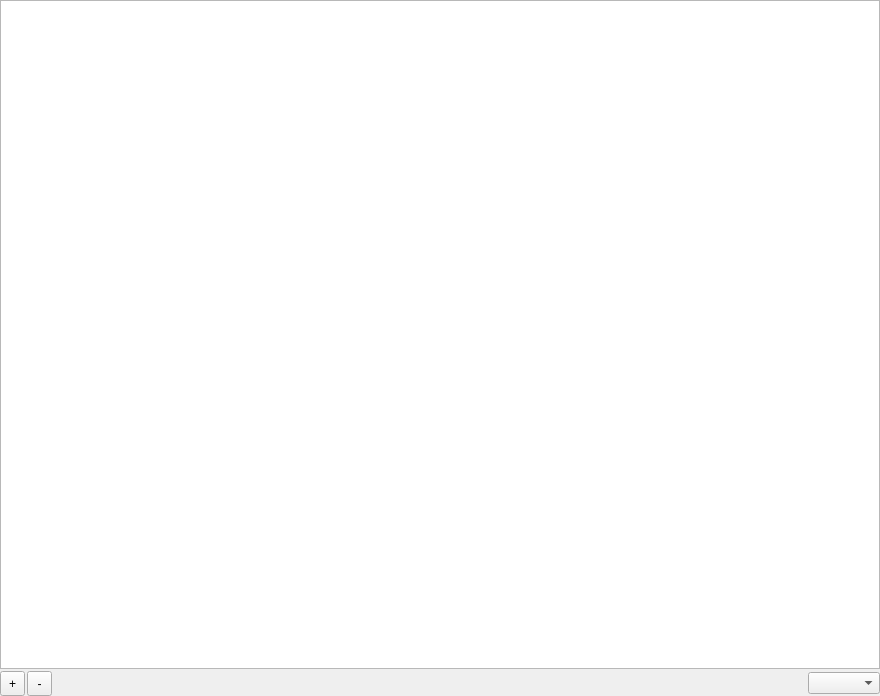
<?xml version="1.0" encoding="UTF-8"?>
<ui version="4.0">
 <class>FilesetDependenciesWidget</class>
 <widget class="QWidget" name="FilesetDependenciesWidget">
  <property name="geometry">
   <rect>
    <x>0</x>
    <y>0</y>
    <width>880</width>
    <height>696</height>
   </rect>
  </property>
  <property name="windowTitle">
   <string>Form</string>
  </property>
  <layout class="QVBoxLayout" name="verticalLayout_3">
   <property name="spacing">
    <number>2</number>
   </property>
   <property name="leftMargin">
    <number>0</number>
   </property>
   <property name="topMargin">
    <number>0</number>
   </property>
   <property name="rightMargin">
    <number>0</number>
   </property>
   <property name="bottomMargin">
    <number>0</number>
   </property>
   <item>
    <widget class="QStackedWidget" name="stackedWidget">
     <property name="currentIndex">
      <number>0</number>
     </property>
     <widget class="QWidget" name="page">
      <layout class="QVBoxLayout" name="verticalLayout">
       <property name="leftMargin">
        <number>0</number>
       </property>
       <property name="topMargin">
        <number>0</number>
       </property>
       <property name="rightMargin">
        <number>0</number>
       </property>
       <property name="bottomMargin">
        <number>0</number>
       </property>
       <item>
        <widget class="StyledTreeView" name="dependenciesView">
         <property name="selectionMode">
          <enum>QAbstractItemView::ExtendedSelection</enum>
         </property>
        </widget>
       </item>
      </layout>
     </widget>
     <widget class="QWidget" name="page_2">
      <layout class="QVBoxLayout" name="verticalLayout_2">
       <property name="leftMargin">
        <number>0</number>
       </property>
       <property name="topMargin">
        <number>0</number>
       </property>
       <property name="rightMargin">
        <number>0</number>
       </property>
       <property name="bottomMargin">
        <number>0</number>
       </property>
       <item>
        <widget class="StyledTreeView" name="dependentView">
         <property name="editTriggers">
          <set>QAbstractItemView::NoEditTriggers</set>
         </property>
         <property name="selectionMode">
          <enum>QAbstractItemView::NoSelection</enum>
         </property>
        </widget>
       </item>
      </layout>
     </widget>
    </widget>
   </item>
   <item>
    <layout class="QHBoxLayout" name="horizontalLayout">
     <property name="spacing">
      <number>-1</number>
     </property>
     <item>
      <widget class="QToolButton" name="addDependency">
       <property name="minimumSize">
        <size>
         <width>25</width>
         <height>25</height>
        </size>
       </property>
       <property name="maximumSize">
        <size>
         <width>25</width>
         <height>25</height>
        </size>
       </property>
       <property name="text">
        <string>+</string>
       </property>
      </widget>
     </item>
     <item>
      <widget class="QToolButton" name="removeDependency">
       <property name="minimumSize">
        <size>
         <width>25</width>
         <height>25</height>
        </size>
       </property>
       <property name="maximumSize">
        <size>
         <width>25</width>
         <height>25</height>
        </size>
       </property>
       <property name="text">
        <string>-</string>
       </property>
      </widget>
     </item>
     <item>
      <spacer name="horizontalSpacer">
       <property name="orientation">
        <enum>Qt::Horizontal</enum>
       </property>
       <property name="sizeHint" stdset="0">
        <size>
         <width>40</width>
         <height>20</height>
        </size>
       </property>
      </spacer>
     </item>
     <item>
      <widget class="QComboBox" name="viewSelectionCombo"/>
     </item>
    </layout>
   </item>
  </layout>
 </widget>
 <customwidgets>
  <customwidget>
   <class>StyledTreeView</class>
   <extends>QTreeView</extends>
   <header>FileWaveGuiLib/styledviews/styledtreeview.h</header>
  </customwidget>
 </customwidgets>
 <resources/>
 <connections/>
</ui>
